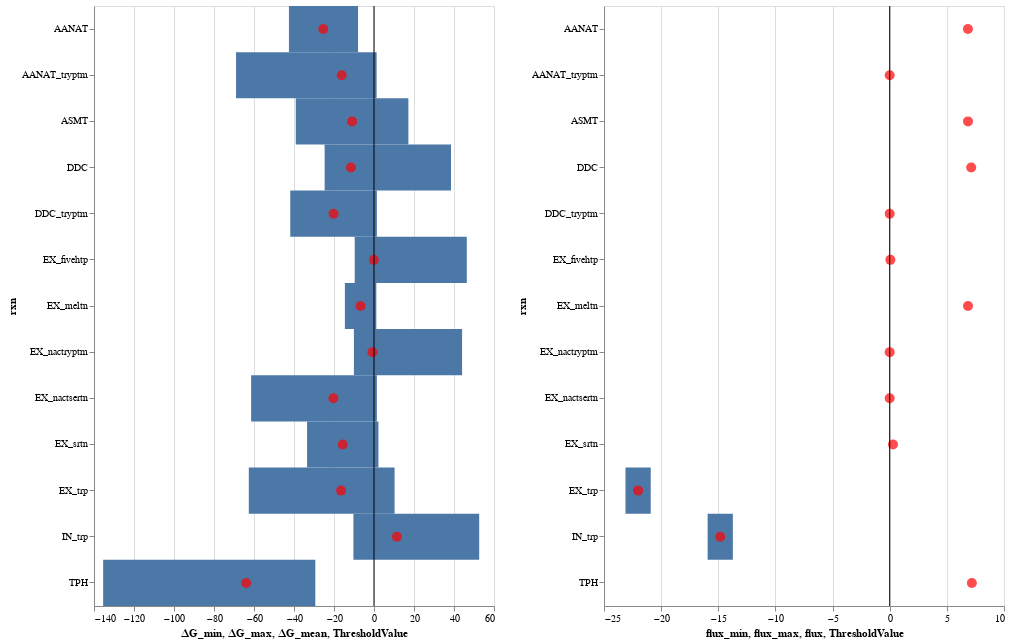

Notebook source saved alongside this figure:
### Code cell
height=600
width=400
plot_dG_and_flux(dG_df,  flux_df, height, width)

### Figure 1 — Vega-Lite specification as saved in the notebook (floating-point values rounded to 4 significant figures)
{"$schema": "https://vega.github.io/schema/vega-lite/v2.6.0.json", "config": {"view": {"height": 300, "width": 400}}, "datasets": {"data-660d3a2baa897271922bf76b9cecbd40": [{"rxn": "TPH", "∆G_max": -29.34, "∆G_mean": -63.91, "∆G_min": -135.4}, {"rxn": "DDC", "∆G_max": 38.5, "∆G_mean": -11.54, "∆G_min": -24.68}, {"rxn": "AANAT", "∆G_max": -7.977, "∆G_mean": -25.36, "∆G_min": -42.53}, {"rxn": "ASMT", "∆G_max": 17.2, "∆G_mean": -10.94, "∆G_min": -39.12}, {"rxn": "DDC_tryptm", "∆G_max": 1.431, "∆G_mean": -20.21, "∆G_min": -41.86}, {"rxn": "AANAT_tryptm", "∆G_max": 1.31, "∆G_mean": -16.15, "∆G_min": -68.98}, {"rxn": "IN_trp", "∆G_max": 52.6, "∆G_mean": 11.46, "∆G_min": -10.3}, {"rxn": "EX_trp", "∆G_max": 10.3, "∆G_mean": -16.46, "∆G_min": -62.6}, {"rxn": "EX_srtn", "∆G_max": 2.218, "∆G_mean": -15.64, "∆G_min": -33.47}, {"rxn": "EX_fivehtp", "∆G_max": 46.4, "∆G_mean": -0.06178, "∆G_min": -9.641}, {"rxn": "EX_nactsertn", "∆G_max": 1.423, "∆G_mean": -20.31, "∆G_min": -61.44}, {"rxn": "EX_meltn", "∆G_max": 1.163, "∆G_mean": -6.717, "∆G_min": -14.56}, {"rxn": "EX_nactryptm", "∆G_max": 44.03, "∆G_mean": -0.7789, "∆G_min": -10.04}], "data-8d17673b7b7bcf1f04c2b0969cb6e6f2": [{"MBo10_mean": 7.187, "MBo10_std": 2.004e-05, "flux": 7.187, "flux_max": 7.187, "flux_min": 7.187, "rxn": "TPH"}, {"MBo10_mean": 7.13, "MBo10_std": 2.004e-05, "flux": 7.13, "flux_max": 7.13, "flux_min": 7.13, "rxn": "DDC"}, {"MBo10_mean": 6.844, "MBo10_std": 2.004e-05, "flux": 6.844, "flux_max": 6.844, "flux_min": 6.844, "rxn": "AANAT"}, {"MBo10_mean": 6.849, "MBo10_std": 2.004e-05, "flux": 6.849, "flux_max": 6.849, "flux_min": 6.849, "rxn": "ASMT"}, {"MBo10_mean": -0.002427, "MBo10_std": 6.603e-11, "flux": -0.002427, "flux_max": -0.002427, "flux_min": -0.002427, "rxn": "DDC_tryptm"}, {"MBo10_mean": -0.002427, "MBo10_std": 6.603e-11, "flux": -0.002427, "flux_max": -0.002427, "flux_min": -0.002427, "rxn": "AANAT_tryptm"}, {"MBo10_mean": -14.83, "MBo10_std": 1.104, "flux": -14.83, "flux_max": -13.73, "flux_min": -15.93, "rxn": "IN_trp"}, {"MBo10_mean": -22.01, "MBo10_std": 1.104, "flux": -22.01, "flux_max": -20.91, "flux_min": -23.12, "rxn": "EX_trp"}, {"MBo10_mean": 0.2854, "MBo10_std": 2.124e-07, "flux": 0.2854, "flux_max": 0.2854, "flux_min": 0.2854, "rxn": "EX_srtn"}, {"MBo10_mean": 0.05782, "MBo10_std": 3.188e-09, "flux": 0.05782, "flux_max": 0.05782, "flux_min": 0.05782, "rxn": "EX_fivehtp"}, {"MBo10_mean": -0.004394, "MBo10_std": 3.338e-11, "flux": -0.004394, "flux_max": -0.004394, "flux_min": -0.004394, "rxn": "EX_nactsertn"}, {"MBo10_mean": 6.849, "MBo10_std": 2.004e-05, "flux": 6.849, "flux_max": 6.849, "flux_min": 6.849, "rxn": "EX_meltn"}, {"MBo10_mean": -0.002427, "MBo10_std": 6.603e-11, "flux": -0.002427, "flux_max": -0.002427, "flux_min": -0.002427, "rxn": "EX_nactryptm"}], "data-d7255ad842f014c46f35befde053a015": [{"Threshold": "hazardous", "ThresholdValue": 0}]}, "hconcat": [{"layer": [{"data": {"name": "data-660d3a2baa897271922bf76b9cecbd40"}, "encoding": {"x": {"field": "∆G_min", "type": "quantitative"}, "x2": {"field": "∆G_max", "type": "quantitative"}, "y": {"field": "rxn", "type": "nominal"}}, "height": 600, "mark": "rect", "width": 400}, {"data": {"name": "data-660d3a2baa897271922bf76b9cecbd40"}, "encoding": {"tooltip": [{"field": "rxn", "type": "nominal"}, {"field": "∆G_min", "type": "quantitative"}, {"field": "∆G_mean", "type": "quantitative"}, {"field": "∆G_max", "type": "quantitative"}], "x": {"field": "∆G_mean", "type": "quantitative"}, "y": {"field": "rxn", "type": "nominal"}}, "mark": {"color": "red", "filled": true, "size": 100, "type": "point"}, "selection": {"selector013": {"bind": "scales", "encodings": ["x", "y"], "mark": {"fill": "#333", "fillOpacity": 0.125, "stroke": "white"}, "on": "[mousedown, window:mouseup] > window:mousemove!", "resolve": "global", "translate": "[mousedown, window:mouseup] > window:mousemove!", "type": "interval", "zoom": "wheel!"}}}, {"data": {"name": "data-d7255ad842f014c46f35befde053a015"}, "encoding": {"x": {"field": "ThresholdValue", "type": "quantitative"}}, "mark": "rule"}]}, {"layer": [{"data": {"name": "data-8d17673b7b7bcf1f04c2b0969cb6e6f2"}, "encoding": {"x": {"field": "flux_min", "type": "quantitative"}, "x2": {"field": "flux_max", "type": "quantitative"}, "y": {"field": "rxn", "type": "nominal"}}, "height": 600, "mark": "rect", "width": 400}, {"data": {"name": "data-8d17673b7b7bcf1f04c2b0969cb6e6f2"}, "encoding": {"tooltip": [{"field": "rxn", "type": "nominal"}, {"field": "flux_min", "type": "quantitative"}, {"field": "flux", "type": "quantitative"}, {"field": "flux_max", "type": "quantitative"}], "x": {"field": "flux", "type": "quantitative"}, "y": {"field": "rxn", "type": "nominal"}}, "mark": {"color": "red", "filled": true, "size": 100, "type": "point"}, "selection": {"selector014": {"bind": "scales", "encodings": ["x", "y"], "mark": {"fill": "#333", "fillOpacity": 0.125, "stroke": "white"}, "on": "[mousedown, window:mouseup] > window:mousemove!", "resolve": "global", "translate": "[mousedown, window:mouseup] > window:mousemove!", "type": "interval", "zoom": "wheel!"}}}, {"data": {"name": "data-d7255ad842f014c46f35befde053a015"}, "encoding": {"x": {"field": "ThresholdValue", "type": "quantitative"}}, "mark": "rule"}]}]}
